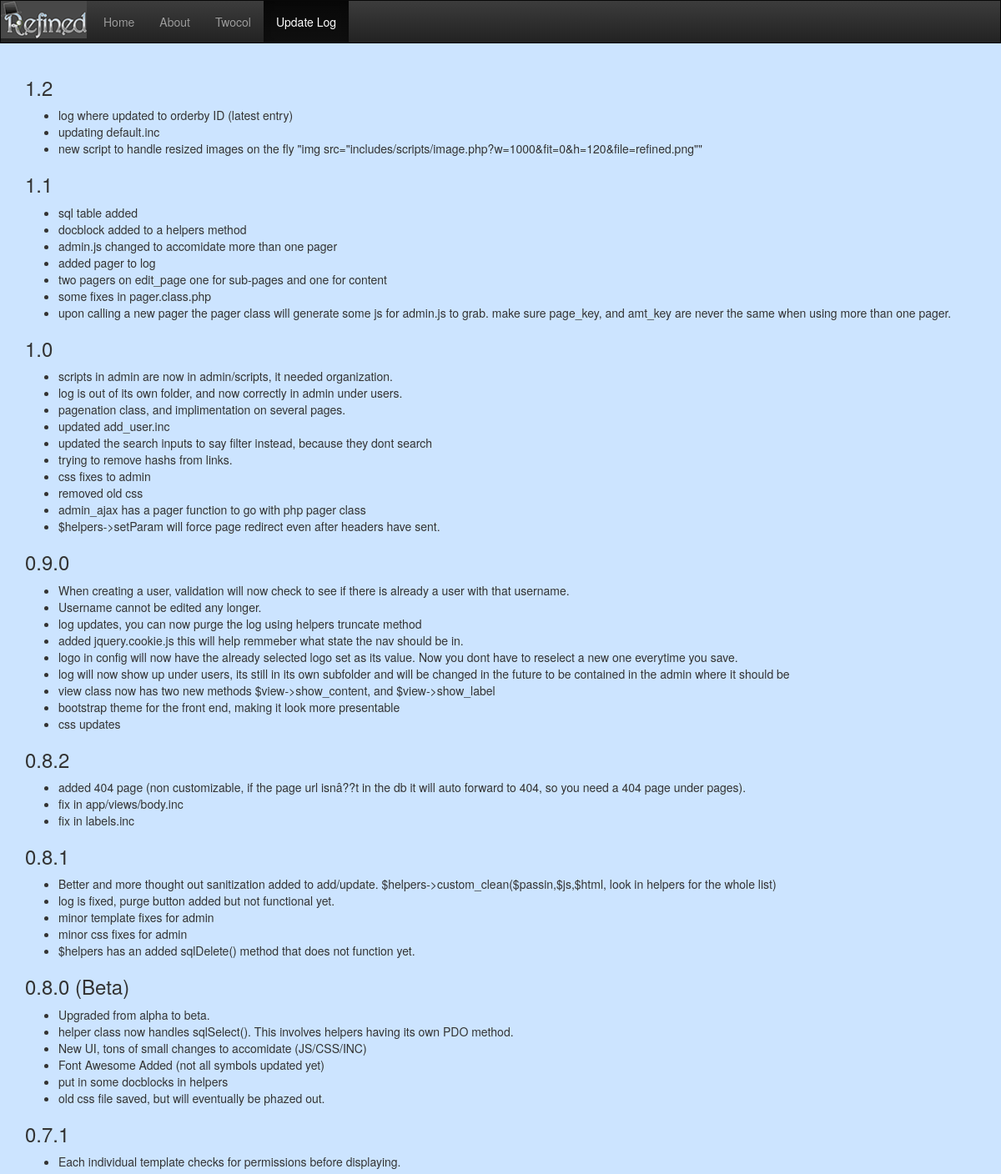
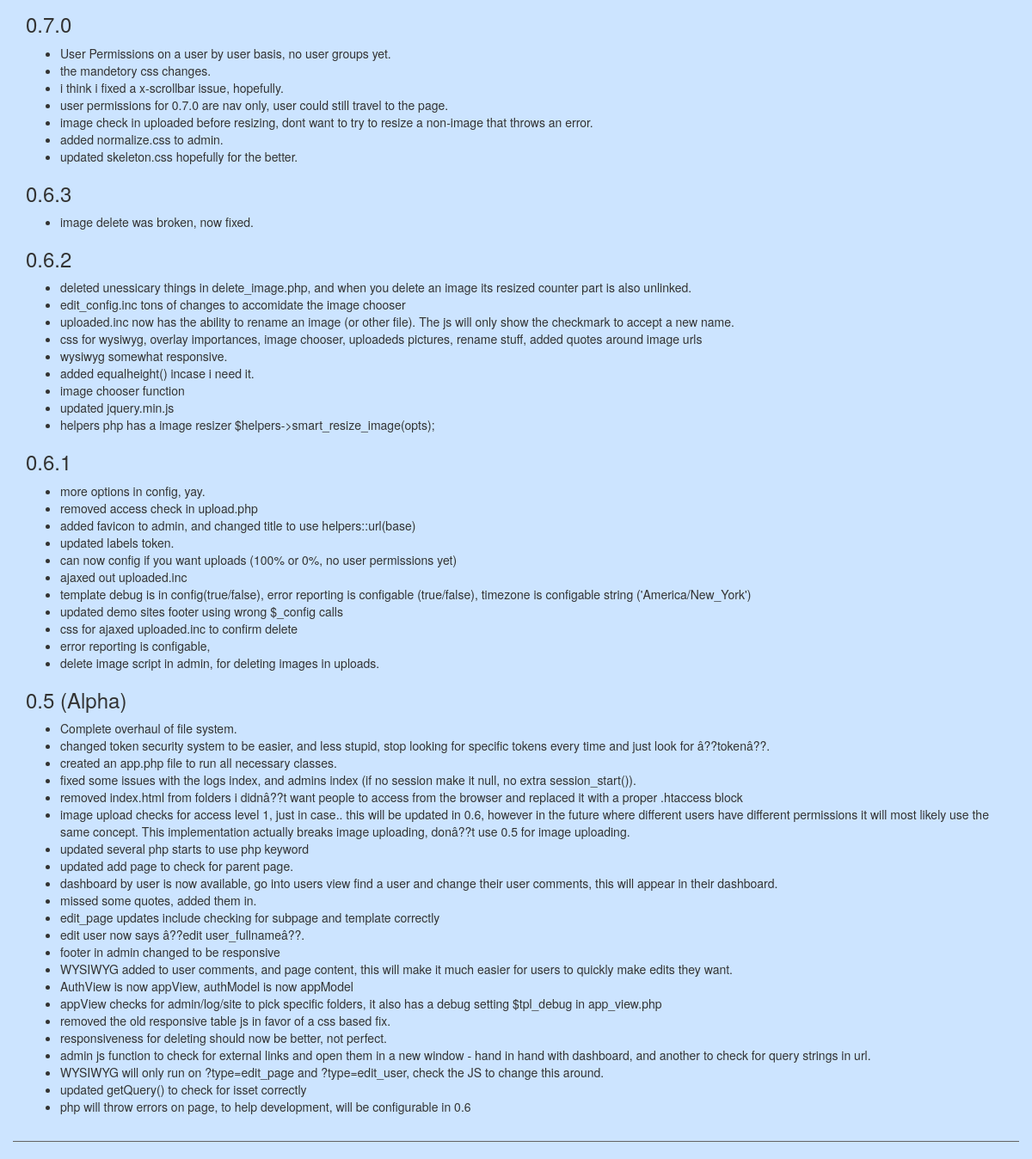
/index.php?page=update_log, run on the app's committed database (2 pictures, top to bottom).
### tables this page shows
CREATE TABLE `config` (
  `site_name` varchar(50) NOT NULL,
  `global_logo` varchar(100) NOT NULL,
  `id` int(11) unsigned NOT NULL AUTO_INCREMENT,
  `extra_js` varchar(1000) DEFAULT NULL,
  `extra_css` varchar(1000) DEFAULT NULL,
  PRIMARY KEY (`id`)
);

CREATE TABLE `pages` (
  `on_nav` int(11) NOT NULL DEFAULT '0',
  `parent_page` int(5) DEFAULT NULL,
  `pages_id` int(11) NOT NULL AUTO_INCREMENT,
  `page_name` varchar(30) DEFAULT NULL,
  `page_template` varchar(40) DEFAULT NULL,
  `page_group` varchar(20) DEFAULT NULL,
  `sub_page` varchar(10) DEFAULT 'none',
  `page_meta_keyword` varchar(100) DEFAULT NULL,
  `page_meta_title` varchar(50) DEFAULT NULL,
  `page_url` varchar(15) DEFAULT NULL,
  `page_order` int(3) DEFAULT NULL,
  PRIMARY KEY (`pages_id`),
  UNIQUE KEY `pages_id` (`pages_id`),
  KEY `pages_id_2` (`pages_id`)
);

CREATE TABLE `content` (
  `content_order` int(3) NOT NULL,
  `page_id` int(11) NOT NULL,
  `content_id` int(11) NOT NULL AUTO_INCREMENT,
  `content` text,
  `content_area` varchar(30) DEFAULT NULL,
  `content_name` varchar(50) DEFAULT NULL,
  PRIMARY KEY (`content_id`),
  KEY `page_id` (`page_id`),
  CONSTRAINT `page_id` FOREIGN KEY (`page_id`) REFERENCES `pages` (`pages_id`)
);

### index.php (called while the page is built, shortened)
<?php
$view = new appView();
$helpers = new helpers($dsn, $db_user, $db_pass);
$contentPage = 'body';
$user = null;
$view->show('head');
$view->show($contentPage, $user);
$view->show('footer');
?>

### _config.php (called while the page is built)
<?php
$config_root = dirname(__FILE__);
$config_path = str_replace($_SERVER['DOCUMENT_ROOT'], '', $config_root);
$array = array(
	'version' => '1.32',
	'config_path' => $config_root.'/',
	'root_path' => $config_path.'/',
	'css_path' => $config_path.'/includes/css/',
	'js_path' => $config_path.'/includes/js/',
	'img_path' => $config_path.'/includes/img/',
	'upload_path' => $config_path.'/uploads/',
	'update_path' => $config_root.'/includes/updates/',
	'template_path' => 'app/views/templates/',
	'views_path' => 'app/views/',
	'allow_image_upload' => true,
	'date_default_timezone_set' => 'America/New_York',
	'error_reporting' => true,
	'template_debug' => false,
	'caching' => true,
	'remote_update_loc' => 'http://refineddesigns.net/framework/'
);
$_CONFIG = (object) $array;

### includes/scripts/helpers.php (called while the page is built, shortened)
<?php
class helpers {
    public function __construct($dsn, $db_user, $db_pass){
        $this->db = new PDO($dsn, $db_user, $db_pass);
    }
	 public function sqlSelect($select = "*", $table="*", $debug=false, $where="", $join = null){
		$join_string = '';
		if($join != null){
			$stmt = $this->db->prepare("SELECT $select FROM $table $join_string $where");
		}else{
			$stmt = $this->db->prepare("SELECT $select FROM $table $where");
		}
		try {
			if ($stmt->execute()) {
				$results = $stmt->fetchAll(PDO::FETCH_ASSOC);
			}else{
				$results = null;
				echo 'Query Failed -> sqlselect()';
			}
		}
		catch(PDOException $e){
			echo "Query Failed -> sqlselect() ". $e;
		}
		return $results;
	}
}

### app/views/templates/default.inc (the view, shortened to what this page needs)
<?php
	global $content;
?>
<div class="container">
	<div class="row">
		<div class="col-sm-12">
			<?php
				foreach($content as $cont){
					if(empty($cont['content_area'])){
						echo $cont['content'];
					}
				}
			?>
		</div>
	</div>
</div>

### app/app_view.php (shortened to what this page needs)
<?php
class appView {
	public function show($template, $data = array()) {
		global $admin;
		$path = dirname(__FILE__);
		if($admin){
			$templatePath = dirname($path)."/admin/views/${template}.inc";
		}else{
			$templatePath = $path."/views/${template}.inc";
		}
		if (file_exists($templatePath)) {
			include_once $templatePath;
		}
	}
}

### app/views/head.inc (shortened to what this page needs)
<?
	global $helpers;
	global $_CONFIG;
	$page_url = $helpers->getQuery('page','return');
	$q = $helpers->sqlSelect("*" , "pages", "", "WHERE page_url LIKE '%$page_url%'");
	$c = $helpers->sqlSelect("*" , "config", "", "");
	$page = $GLOBALS['page'];
	$config = $GLOBALS['config'];
	$page_id = $page['pages_id'];
	$cont = $helpers->sqlSelect("*" , "content", "", "WHERE page_id = $page_id ORDER BY content_order ASC");
?>
<!DOCTYPE html>
<html>
<head>
	<link rel="stylesheet" href="//netdna.bootstrapcdn.com/bootstrap/3.1.1/css/bootstrap.min.css">
	<link rel="stylesheet" href="//netdna.bootstrapcdn.com/bootstrap/3.1.1/css/bootstrap-theme.min.css">
	<link rel="stylesheet" href="<?php echo $_CONFIG->css_path; ?>global.css" type="text/css" media="screen">
</head>
<body>

### app/views/nav.inc (shortened to what this page needs)
<?php
global $page;
$p = $helpers->sqlSelect( "*",
			  "pages",
			  "",
			  "WHERE on_nav = 1 ORDER BY page_order ASC"
		  );
?>
<div class="navbar navbar-inverse" role="navigation">
    <div class="container-fluid">
        <div class="navbar-header">
			<a class="navbar-brand" href="#"><?php echo '<img src="'.$_CONFIG->upload_path.$config['global_logo'].'" alt="logo">';?></a>
        </div>
        <div class="navbar-collapse collapse">
            <ul class="nav navbar-nav">
				<?php
					foreach($p as $value){
						echo '<li ';
						if($page['pages_id'] == $value['pages_id']){ echo 'class="active"'; }
						echo '><a href="?page='.$value['page_url'].'">' . $value['page_name'] . '</a></li>';
					}
				?>
            </ul>
        </div>
    </div>
</div>

### app/views/body.inc (shortened to what this page needs)
<?php
	global $helpers;
	global $view;
	global $config;
	global $page;
	global $_CONFIG;
	$r = $helpers->sqlSelect("*" , "templates", "", "WHERE id = '$page[page_template]'");
?>
	<?php include_once('nav.inc'); ?>
	<?php
		if($page['page_template']){
			$view->show('templates/'.$r[0]['template_name']);
		}
	?>
    <footer>
    	<div class="container">
    		<div class="row">
			    <hr>
    		</div>
    	</div>
    </footer>

### app/views/footer.inc (shortened to what this page needs)
</body>
</html>

### includes/css/global.css (style rules this page uses)
body { background: #cce4ff; }
div.navbar-header .navbar-brand { padding: 0 5px 0 0; }
.nav a { text-transform: capitalize; }
.navbar { border-radius: 0px; }
hr { border-top:1px solid #636363; }

### data on the page
config: global_logo (picture)
pages: page_name "Home"
pages: page_name "About"
pages: page_name "Twocol"
pages: page_name "Update Log"
content: content "1.2 log where updated to orderby ID (latest entry) updating default.inc new script to handle resized images on the fly \"img src=\"includes/scripts/image.php?w=1000&fit=0&h=120&file=refined.png\"\" 1.1 sql table added docblock added to a helpers method admin.js changed to accomidate more than one pager added pager to log two pagers on edit_page one for sub-pages and one for content some fixes in pager.class.php upon calling a new pager the pager class will generate some js for admin.js to grab. make sure page_key, and amt_key are never the same when using more than one pager. 1.0 scripts in admin are now in admin/scripts, it needed organization. log is out of its own folder, and now correctly…"
content: content "0.9.0 When creating a user, validation will now check to see if there is already a user with that username. Username cannot be edited any longer. log updates, you can now purge the log using helpers truncate method added jquery.cookie.js this will help remmeber what state the nav should be in. logo in config will now have the already selected logo set as its value. Now you dont have to reselect a new one everytime you save. log will now show up under users, its still in its own subfolder and will be changed in the future to be contained in the admin where it should be view class now has two new methods $view->show_content, and $view->show_label bootstrap theme for the front end, making it…"
content: content "0.8.2 added 404 page (non customizable, if the page url isnâ??t in the db it will auto forward to 404, so you need a 404 page under pages). fix in app/views/body.inc fix in labels.inc 0.8.1 Better and more thought out sanitization added to add/update. $helpers->custom_clean($passin,$js,$html, look in helpers for the whole list) log is fixed, purge button added but not functional yet. minor template fixes for admin minor css fixes for admin $helpers has an added sqlDelete() method that does not function yet. 0.8.0 (Beta) Upgraded from alpha to beta. helper class now handles sqlSelect(). This involves helpers having its own PDO method. New UI, tons of small changes to accomidate (JS/CSS/INC)…"
content: content "0.7.1 Each individual template checks for permissions before displaying. 0.7.0 User Permissions on a user by user basis, no user groups yet. the mandetory css changes. i think i fixed a x-scrollbar issue, hopefully. user permissions for 0.7.0 are nav only, user could still travel to the page. image check in uploaded before resizing, dont want to try to resize a non-image that throws an error. added normalize.css to admin. updated skeleton.css hopefully for the better."
content: content "0.6.3 image delete was broken, now fixed. 0.6.2 deleted unessicary things in delete_image.php, and when you delete an image its resized counter part is also unlinked. edit_config.inc tons of changes to accomidate the image chooser uploaded.inc now has the ability to rename an image (or other file). The js will only show the checkmark to accept a new name. css for wysiwyg, overlay importances, image chooser, uploadeds pictures, rename stuff, added quotes around image urls wysiwyg somewhat responsive. added equalheight() incase i need it. image chooser function updated jquery.min.js helpers php has a image resizer $helpers->smart_resize_image(opts); 0.6.1 more options in config, yay. removed…"
content: content "0.5 (Alpha) Complete overhaul of file system. changed token security system to be easier, and less stupid, stop looking for specific tokens every time and just look for â??tokenâ??. created an app.php file to run all necessary classes. fixed some issues with the logs index, and admins index (if no session make it null, no extra session_start()). removed index.html from folders i didnâ??t want people to access from the browser and replaced it with a proper .htaccess block image upload checks for access level 1, just in case.. this will be updated in 0.6, however in the future where different users have different permissions it will most likely use the same concept. This implementation…"
